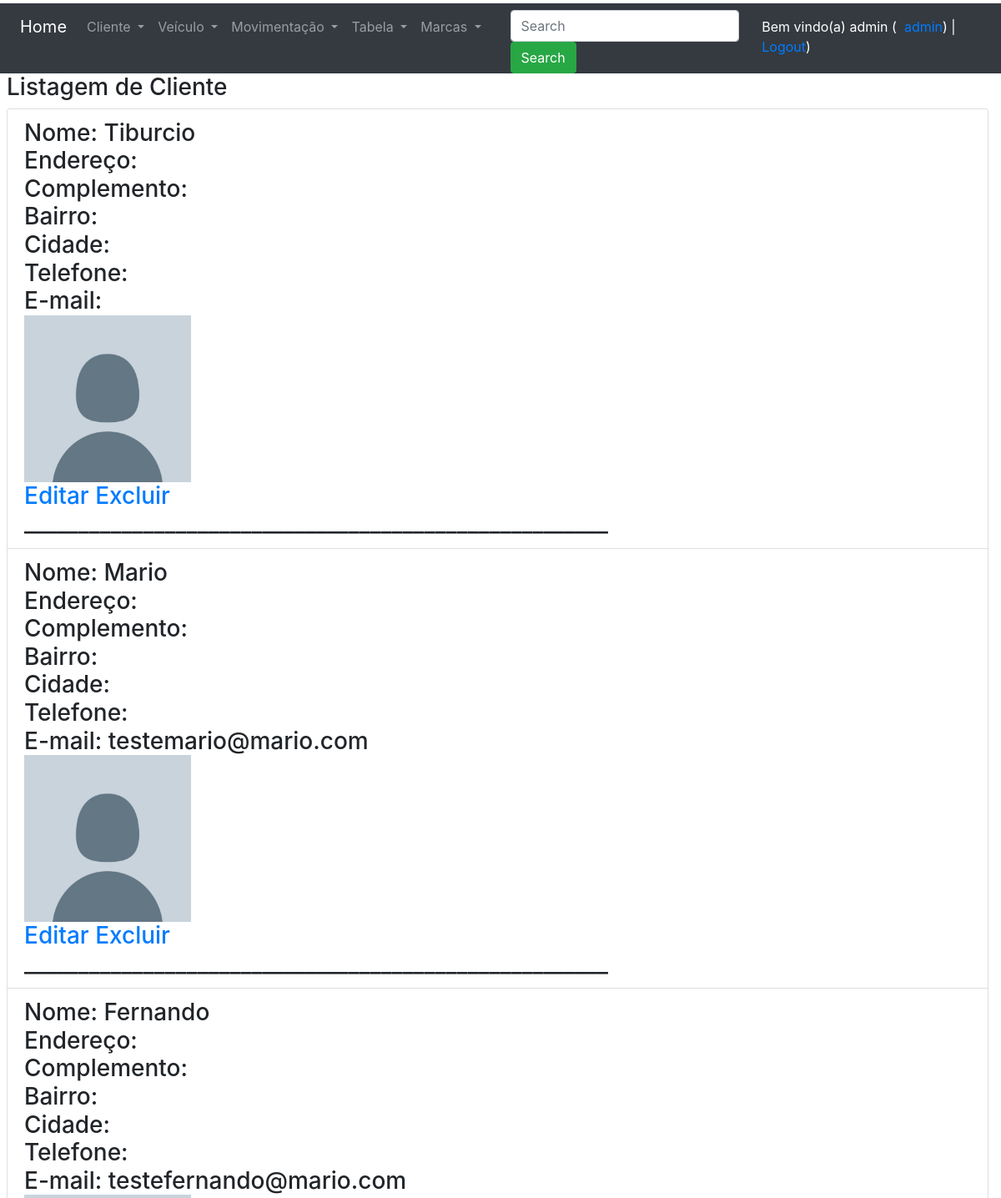
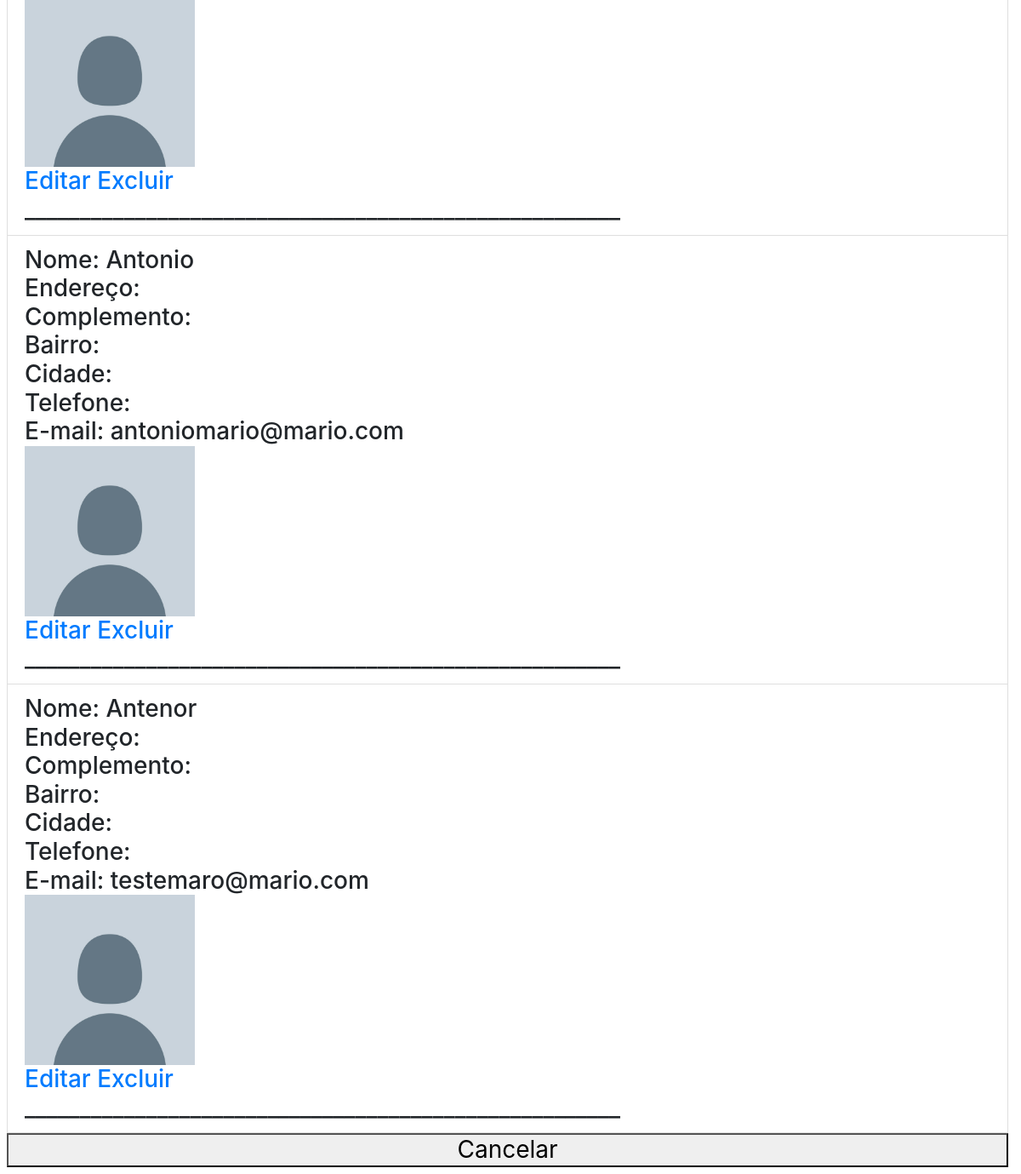
The app's page /listagem_clientes/ (signed in) with its own data (2 pictures, top to bottom).
### core/models.py (models this page shows, shortened)
class Cliente(models.Model):
    nome = models.CharField(max_length=100, verbose_name='Nome:')
    endereco = models.CharField(max_length=100, blank=True, null=True, verbose_name='Endereço:')
    complemento = models.CharField(max_length=50, blank=True, null=True, verbose_name='Complemento:')
    bairro = models.CharField(max_length=50, blank=True, null=True, verbose_name='Bairro:')
    cidade = models.CharField(max_length=100, blank=True, null=True, verbose_name='Cidade:')
    fone = models.CharField(max_length=20, blank=True, null=True, verbose_name='Telefone:')
    email = models.EmailField(blank=True, null=True, verbose_name='E-mail:')
    foto = models.ImageField(upload_to='cliente_foto', blank=True, null=True, verbose_name='')
    class Meta:
        verbose_name_plural = 'Clientes'

### core/views.py (the view)
# urls.py: path('listagem_clientes/',listagem_clientes, name='url_listagem_clientes'),
@login_required()
def listagem_clientes(request):
    if request.POST and request.POST["pesquisa_input"]:
        dados = Cliente.objects.filter(nome__icontains=request.POST["pesquisa_input"])
    else:
        dados = Cliente.objects.all()
    contexto = {'dados': dados}
    return render(request, 'core/listagem_clientes.html', contexto)

### core/templates/core/listagem_clientes.html (shortened to what this page needs)
{% extends 'base.html' %}
{% load static %}
{% block main %}
<h3>Listagem de Cliente
    <h3>
        <ul class="list-group">
            {% for i in dados %}
            <li class="list-group-item">
                Nome: {{i.nome}} <br>
                Endereço: {% if i.endereco %} {{ i.endereco}} {% endif %}<br>
                Complemento: {% if i.complemento %} {{ i.complemento}} {% endif %}<br>
                Bairro: {% if i.bairro %} {{ i.bairro}} {% endif %} <br>
                Cidade: {% if i.cidade %} {{ i.cidade}} {% endif %} <br>
                Telefone: {% if i.fone %} {{ i.fone}} {% endif %}<br>
                E-mail: {% if i.email %} {{ i.email}} {% endif %}<br>
                {% if i.foto %}
                <img src="{{ i.foto.url }}" width="200">
                {% else %}
                <img src="{% static 'img/perfil_generico.png' %}" width="200">
                {% endif %}
                <br>
                <a href="{% url 'url_altera_cliente' i.id %}">Editar</a>
                <a href="{% url 'url_exclui_cliente' i.id %}">Excluir</a>
                <br>______________________________________________________<br>
            </li>
            {%endfor%}
            <button onclick="window.location.href='/'">Cancelar</button>
        </ul>
        {% endblock %}

### templates/base.html (shortened to what this page needs)
<!DOCTYPE html>
<html lang="en">
<head>
    <link rel="stylesheet" href="https://cdn.jsdelivr.net/npm/bootstrap@4.6.2/dist/css/bootstrap.min.css">
</head>
<body>
<div class="container-fluid pt-1 pl-2">
    <div class="row bg-dark" >
        <div class="col-6">
            <nav class="navbar navbar-expand-sm bg-dark navbar-dark">
                <a class="navbar-brand" href="/">Home</a>
                <ul class="navbar-nav">
                    <li class="nav-item dropdown">
                        <a class="nav-link dropdown-toggle" href="#" id="navbardrop" data-toggle="dropdown">
                            Cliente
                        </a>
                    </li>
                    <li class="nav-item dropdown">
                        <a class="nav-link dropdown-toggle" href="#" id="navbardrop1" data-toggle="dropdown">
                            Veículo
                        </a>
                    </li>
                    <li class="nav-item dropdown">
                        <a class="nav-link dropdown-toggle" href="#" id="navbardrop2" data-toggle="dropdown">
                            Movimentação
                        </a>
                    </li>
                    <li class="nav-item dropdown">
                        <a class="nav-link dropdown-toggle" href="#" id="navbardrop3" data-toggle="dropdown">
                            Tabela
                        </a>
                    </li>
                    <li class="nav-item dropdown">
                        <a class="nav-link dropdown-toggle" href="#" id="navbardrop4" data-toggle="dropdown">
                            Marcas
                        </a>
                    </li>
                </ul>
            </nav>
        </div>
        <div class="col-3 bg-dark mt-2" >
            <form class="form-inline" method="post">
                <input name="pesquisa_input" class="form-control mr-sm-2" type="text" placeholder="Search">
                <button class="btn btn-success" type="submit">Search</button>
            </form>
        </div>
        <div class="col-3 bg-dark text-white mt-3">
            {% if user.get_username %}
            Bem vindo(a) {{user.get_username}} (&nbsp;
            <a href="/admin/">admin</a>) |
            <a href="/accounts/logout/">Logout</a>)
            {% else %}
            Usuário não autenticado(a) (
            <a href="/accounts/login/">Login</a>
            <a href="/accounts/registrar">Registrar</a>
            {%endif %}
        </div>
    </div>
    {% block main %}
    {% endblock %}
</div>
</body>
</html>

### records on screen
Cliente: nome "Tiburcio"
Cliente: nome "Mario", email "testemario@mario.com"
Cliente: nome "Fernando", email "testefernando@mario.com"
Cliente: nome "Antonio", email "antoniomario@mario.com"
Cliente: nome "Antenor", email "testemaro@mario.com"

### other values on screen
{{ user.get_username }} "admin"
